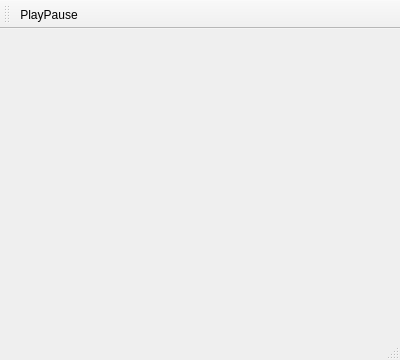
<?xml version="1.0" encoding="UTF-8"?>
<ui version="4.0">
 <class>QtDXSampleClass</class>
 <widget class="QMainWindow" name="QtDXSampleClass">
  <property name="geometry">
   <rect>
    <x>0</x>
    <y>0</y>
    <width>400</width>
    <height>360</height>
   </rect>
  </property>
  <property name="windowTitle">
   <string>QtDXSample</string>
  </property>
  <widget class="QWidget" name="centralWidget"/>
  <widget class="QMenuBar" name="menuBar">
   <property name="geometry">
    <rect>
     <x>0</x>
     <y>0</y>
     <width>400</width>
     <height>24</height>
    </rect>
   </property>
  </widget>
  <widget class="QToolBar" name="mainToolBar">
   <attribute name="toolBarArea">
    <enum>TopToolBarArea</enum>
   </attribute>
   <attribute name="toolBarBreak">
    <bool>false</bool>
   </attribute>
   <addaction name="actionPlayPause"/>
  </widget>
  <widget class="QStatusBar" name="statusBar"/>
  <action name="actionPlayPause">
   <property name="checkable">
    <bool>true</bool>
   </property>
   <property name="checked">
    <bool>false</bool>
   </property>
   <property name="enabled">
    <bool>true</bool>
   </property>
   <property name="icon">
    <iconset>
     <activeoff>:/Resources/media-play-16.png</activeoff>
     <activeon>:/Resources/media-pause-16.png</activeon>
     <selectedoff>:/Resources/media-pause-16.png</selectedoff>
     <selectedon>:/Resources/media-play-16.png</selectedon>
    </iconset>
   </property>
   <property name="text">
    <string>PlayPause</string>
   </property>
   <property name="toolTip">
    <string>Start/Pause Animation</string>
   </property>
   <property name="shortcut">
    <string>Ctrl+P</string>
   </property>
  </action>
 </widget>
 <layoutdefault spacing="6" margin="11"/>
 <resources>
  <include location="qtdxsample.qrc"/>
 </resources>
 <connections>
  <connection>
   <sender>actionPlayPause</sender>
   <signal>triggered(bool)</signal>
   <receiver>QtDXSampleClass</receiver>
   <slot>toggleAnimation(bool)</slot>
   <hints>
    <hint type="sourcelabel">
     <x>527</x>
     <y>57</y>
    </hint>
    <hint type="destinationlabel">
     <x>319</x>
     <y>239</y>
    </hint>
   </hints>
  </connection>
 </connections>
 <slots>
  <slot>repaintCanvas()</slot>
  <slot>toggleAnimation(bool)</slot>
 </slots>
</ui>
